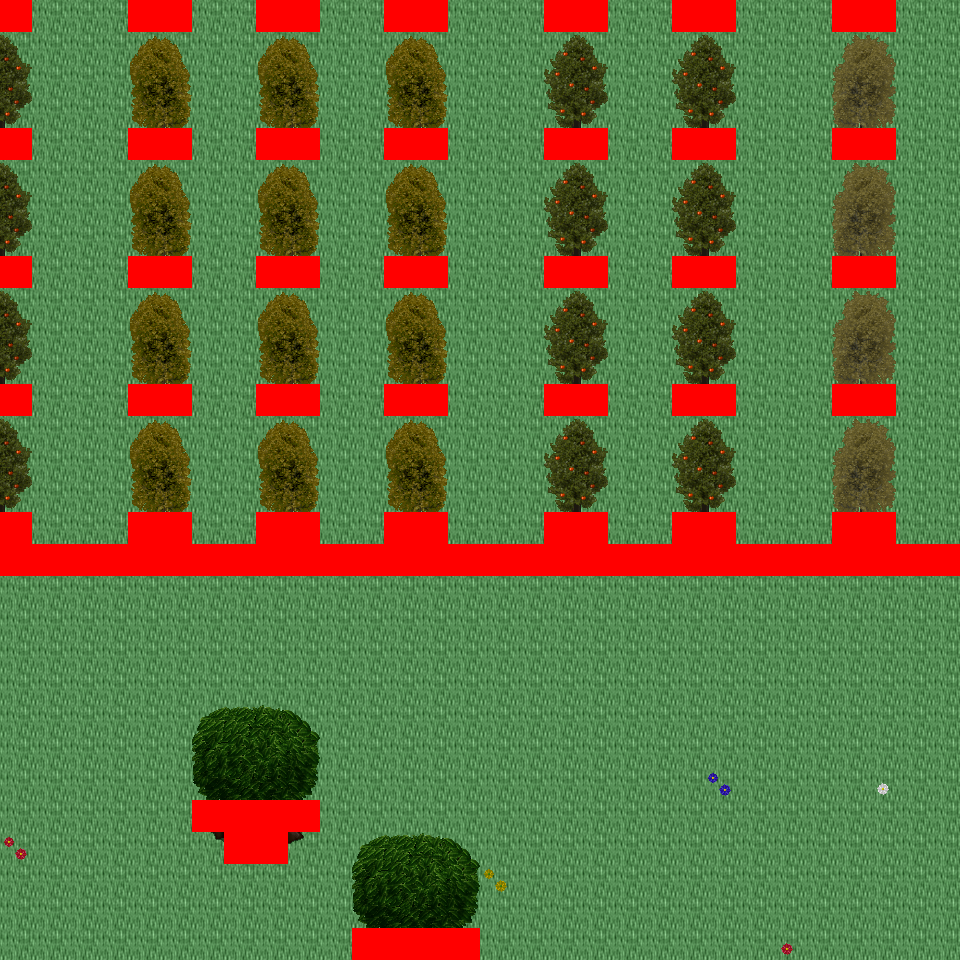

This is a level from a 2D game, rendered from its Tiled map with the project's own tilesets. A one-line summary and the map file follow, with tile-layer data summarised:
An orthogonal 30x30 tile map with 32x32 px tiles, 6 tile layers (Ground, Object, Object2, Above, ...), 46 tilesets and 16 objects (16x mapExit).

<map version="1.0" orientation="orthogonal" renderorder="right-down" width="30" height="30" tilewidth="32" tileheight="32" nextobjectid="17">
  <tileset firstgid="1" name="tileset_logic_collision" tilewidth="32" tileheight="32" tilecount="1" columns="1">
    <image source="../drawable/tileset_logic_collision.png" width="32" height="32" />
  </tileset>
  <tileset firstgid="2" name="tileset_ground_ground" tilewidth="32" tileheight="32" tilecount="33" columns="3">
    <image source="../drawable/tileset_ground_ground.png" width="96" height="352" />
  </tileset>
  <tileset firstgid="35" name="tileset_building_castle" tilewidth="32" tileheight="32" tilecount="320" columns="20">
    <image source="../drawable/tileset_building_castle.png" width="640" height="512" />
  </tileset>
  <tileset firstgid="355" name="tileset_item_weapon_cannon" tilewidth="32" tileheight="32" tilecount="12" columns="3">
    <image source="../drawable/tileset_item_weapon_cannon.png" width="96" height="128" />
  </tileset>
  <tileset firstgid="367" name="tileset_item_pot_barrels_1" tilewidth="32" tileheight="32" tilecount="8" columns="4">
    <image source="../drawable/tileset_item_pot_barrels_1.png" width="128" height="64" />
  </tileset>
  <tileset firstgid="375" name="tileset_plant_tree_tree_darkgreen" tilewidth="32" tileheight="32" tilecount="88" columns="8">
    <image source="../drawable/tileset_plant_tree_tree_darkgreen.png" width="256" height="352" />
  </tileset>
  <tileset firstgid="463" name="tileset_building_decoration_chimney_big" tilewidth="32" tileheight="32" tilecount="2" columns="1">
    <image source="../drawable/tileset_building_decoration_chimney_big.png" width="32" height="64" />
  </tileset>
  <tileset firstgid="465" name="tileset_building_door_door" tilewidth="32" tileheight="32" tilecount="6" columns="3">
    <image source="../drawable/tileset_building_door_door.png" width="96" height="64" />
  </tileset>
  <tileset firstgid="471" name="tileset_building_door_closed" tilewidth="32" tileheight="32" tilecount="1" columns="1">
    <image source="../drawable/tileset_building_door_closed.png" width="32" height="32" />
  </tileset>
  <tileset firstgid="472" name="tileset_building_window_window_centered" tilewidth="32" tileheight="32" tilecount="1" columns="1">
    <image source="../drawable/tileset_building_window_window_centered.png" width="32" height="32" />
  </tileset>
  <tileset firstgid="473" name="tileset_plant_bush_bushes" tilewidth="32" tileheight="32" tilecount="10" columns="5">
    <image source="../drawable/tileset_plant_bush_bushes.png" width="160" height="64" />
  </tileset>
  <tileset firstgid="483" name="tileset_furniture_sink_pale_brown_stone" tilewidth="32" tileheight="32" tilecount="4" columns="2">
    <image source="../drawable/tileset_furniture_sink_pale_brown_stone.png" width="64" height="64" />
  </tileset>
  <tileset firstgid="487" name="tileset_logic_item_sheepfood" tilewidth="32" tileheight="32" tilecount="1" columns="1">
    <image source="../drawable/tileset_logic_item_sheepfood.png" width="32" height="32" />
  </tileset>
  <tileset firstgid="488" name="tileset_logic_creature_sheep" tilewidth="32" tileheight="32" tilecount="1" columns="1">
    <image source="../drawable/tileset_logic_creature_sheep.png" width="32" height="32" />
  </tileset>
  <tileset firstgid="489" name="tileset_ground_grass_edges" tilewidth="32" tileheight="32" tilecount="36" columns="12">
    <image source="../drawable/tileset_ground_grass_edges.png" width="384" height="96" />
  </tileset>
  <tileset firstgid="525" name="tileset_ground_grass_corners" tilewidth="32" tileheight="32" tilecount="24" columns="6">
    <image source="../drawable/tileset_ground_grass_corners.png" width="192" height="128" />
  </tileset>
  <tileset firstgid="549" name="tileset_building_decoration_chimney" tilewidth="32" tileheight="32" tilecount="2" columns="1">
    <image source="../drawable/tileset_building_decoration_chimney.png" width="32" height="64" />
  </tileset>
  <tileset firstgid="551" name="tileset_plant_tree_taller_trees" tilewidth="32" tileheight="32" tilecount="32" columns="8">
    <image source="../drawable/tileset_plant_tree_taller_trees.png" width="256" height="128" />
  </tileset>
  <tileset firstgid="583" name="tileset_plant_vine" tilewidth="32" tileheight="32" tilecount="3" columns="1">
    <image source="../drawable/tileset_plant_vine.png" width="32" height="96" />
  </tileset>
  <tileset firstgid="586" name="tileset_logic_item_fruits" tilewidth="32" tileheight="32" tilecount="16" columns="8">
    <image source="../drawable/tileset_logic_item_fruits.png" width="256" height="64" />
  </tileset>
  <tileset firstgid="602" name="tileset_logic_item_vegetable" tilewidth="32" tileheight="32" tilecount="16" columns="8">
    <image source="../drawable/tileset_logic_item_vegetable.png" width="256" height="64" />
  </tileset>
  <tileset firstgid="618" name="tileset_building_fence_fence_chunky" tilewidth="32" tileheight="32" tilecount="21" columns="3">
    <image source="../drawable/tileset_building_fence_fence_chunky.png" width="96" height="224" />
  </tileset>
  <tileset firstgid="639" name="tileset_furniture_light_lamp_blue" tilewidth="32" tileheight="32" tilecount="3" columns="1">
    <image source="../drawable/tileset_furniture_light_lamp_blue.png" width="32" height="96" />
  </tileset>
  <tileset firstgid="642" name="tileset_light_dim_light_7x5" tilewidth="32" tileheight="32" tilecount="35" columns="7">
    <image source="../drawable/tileset_light_dim_light_7x5.png" width="224" height="160" />
  </tileset>
  <tileset firstgid="677" name="tileset_logic_protection" tilewidth="32" tileheight="32" tilecount="2" columns="2">
    <image source="../drawable/tileset_logic_protection.png" width="64" height="32" />
  </tileset>
  <tileset firstgid="679" name="tileset_logic_item_resources" tilewidth="32" tileheight="32" tilecount="6" columns="6">
    <image source="../drawable/tileset_logic_item_resources.png" width="192" height="32" />
  </tileset>
  <tileset firstgid="685" name="tileset_logic_item_mushroom" tilewidth="32" tileheight="32" tilecount="6" columns="6">
    <image source="../drawable/tileset_logic_item_mushroom.png" width="192" height="32" />
  </tileset>
  <tileset firstgid="691" name="tileset_plant_flower_daisy_blue" tilewidth="32" tileheight="32" tilecount="8" columns="2">
    <image source="../drawable/tileset_plant_flower_daisy_blue.png" width="64" height="128" />
  </tileset>
  <tileset firstgid="699" name="tileset_plant_flower_daisy_red" tilewidth="32" tileheight="32" tilecount="8" columns="2">
    <image source="../drawable/tileset_plant_flower_daisy_red.png" width="64" height="128" />
  </tileset>
  <tileset firstgid="707" name="tileset_plant_flower_daisy_white" tilewidth="32" tileheight="32" tilecount="8" columns="2">
    <image source="../drawable/tileset_plant_flower_daisy_white.png" width="64" height="128" />
  </tileset>
  <tileset firstgid="715" name="tileset_plant_flower_daisy_yellow" tilewidth="32" tileheight="32" tilecount="8" columns="2">
    <image source="../drawable/tileset_plant_flower_daisy_yellow.png" width="64" height="128" />
  </tileset>
  <tileset firstgid="723" name="tileset_logic_creature_animal" tilewidth="32" tileheight="32" tilecount="32" columns="8">
    <image source="../drawable/tileset_logic_creature_animal.png" width="256" height="128" />
  </tileset>
  <tileset firstgid="755" name="tileset_logic_creature_rodent" tilewidth="32" tileheight="32" tilecount="8" columns="8">
    <image source="../drawable/tileset_logic_creature_rodent.png" width="256" height="32" />
  </tileset>
  <tileset firstgid="763" name="tileset_item_hen_nest" tilewidth="32" tileheight="32" tilecount="1" columns="1">
    <image source="../drawable/tileset_item_hen_nest.png" width="32" height="32" />
  </tileset>
  <tileset firstgid="764" name="tileset_logic_item_dairy" tilewidth="32" tileheight="32" tilecount="1" columns="1">
    <image source="../drawable/tileset_logic_item_dairy.png" width="32" height="32" />
  </tileset>
  <tileset firstgid="765" name="tileset_plant_flower_red_blue_clusters" tilewidth="32" tileheight="32" tilecount="4" columns="1">
    <image source="../drawable/tileset_plant_flower_red_blue_clusters.png" width="32" height="128" />
  </tileset>
  <tileset firstgid="769" name="tileset_plant_flower_pointed_yellow" tilewidth="32" tileheight="32" tilecount="2" columns="2">
    <image source="../drawable/tileset_plant_flower_pointed_yellow.png" width="64" height="32" />
  </tileset>
  <tileset firstgid="771" name="tileset_building_decoration_banner" tilewidth="32" tileheight="32" tilecount="12" columns="1">
    <image source="../drawable/tileset_building_decoration_banner.png" width="32" height="384" />
  </tileset>
  <tileset firstgid="783" name="tileset_logic_creature_fowl" tilewidth="32" tileheight="32" tilecount="6" columns="6">
    <image source="../drawable/tileset_logic_creature_fowl.png" width="192" height="32" />
  </tileset>
  <tileset firstgid="789" name="tileset_logic_portal" tilewidth="32" tileheight="32" tilecount="24" columns="8">
    <image source="../drawable/tileset_logic_portal.png" width="256" height="96" />
  </tileset>
  <tileset firstgid="813" name="tileset_building_cottage" tilewidth="32" tileheight="32" tilecount="256" columns="16">
    <image source="../drawable/tileset_building_cottage.png" width="512" height="512" />
  </tileset>
  <tileset firstgid="1069" name="tileset_building_roof_thatched_roof" tilewidth="32" tileheight="32" tilecount="256" columns="16">
    <image source="../drawable/tileset_building_roof_thatched_roof.png" width="512" height="512" />
  </tileset>
  <tileset firstgid="1325" name="tileset_building_door_doors" tilewidth="32" tileheight="32" tilecount="256" columns="16">
    <image source="../drawable/tileset_building_door_doors.png" width="512" height="512" />
  </tileset>
  <tileset firstgid="1581" name="tileset_building_window_windows" tilewidth="32" tileheight="32" tilecount="256" columns="16">
    <image source="../drawable/tileset_building_window_windows.png" width="512" height="512" />
  </tileset>
  <tileset firstgid="1837" name="tileset_ground_ground_3" tilewidth="32" tileheight="32" tilecount="5" columns="5">
    <image source="../drawable/tileset_ground_ground_3.png" width="160" height="32" />
  </tileset>
  <tileset firstgid="1842" name="tileset_plant_bush_leafy" tilewidth="32" tileheight="32" tilecount="48" columns="8">
    <image source="../drawable/tileset_plant_bush_leafy.png" width="256" height="192" />
  </tileset>
  <layer name="Ground" width="30" height="30">
    <data>[900 cells, 900 non-empty, 1 distinct tile ids]</data>
  </layer>
  <layer name="Object" width="30" height="30">
    <data>[900 cells, 112 non-empty, 20 distinct tile ids]</data>
  </layer>
  <layer name="Object2" width="30" height="30">
    <data>[900 cells, 0 non-empty, 0 distinct tile ids]</data>
  </layer>
  <layer name="Above" width="30" height="30">
    <data>[900 cells, 180 non-empty, 30 distinct tile ids]</data>
  </layer>
  <layer name="Above2" width="30" height="30">
    <data>[900 cells, 0 non-empty, 0 distinct tile ids]</data>
  </layer>
  <layer name="Walkable" width="30" height="30">
    <data>[900 cells, 105 non-empty, 1 distinct tile ids]</data>
  </layer>
  <objectgroup name="MapEvents">
    <object id="1" name="north" type="mapExit" x="32" y="0" width="96" height="32">
      <properties>
        <property name="map" value="level_0_x3_y44" />
        <property name="x" value="1" />
        <property name="y" value="28" />
      </properties>
    </object>
    <object id="2" name="north2" type="mapExit" x="192" y="0" width="64" height="32">
      <properties>
        <property name="map" value="level_0_x3_y44" />
        <property name="x" value="6" />
        <property name="y" value="28" />
      </properties>
    </object>
    <object id="3" name="north3" type="mapExit" x="320" y="0" width="64" height="32">
      <properties>
        <property name="map" value="level_0_x3_y44" />
        <property name="x" value="10" />
        <property name="y" value="28" />
      </properties>
    </object>
    <object id="4" name="north4" type="mapExit" x="448" y="0" width="96" height="32">
      <properties>
        <property name="map" value="level_0_x3_y44" />
        <property name="x" value="14" />
        <property name="y" value="28" />
      </properties>
    </object>
    <object id="5" name="north5" type="mapExit" x="608" y="0" width="64" height="32">
      <properties>
        <property name="map" value="level_0_x3_y44" />
        <property name="x" value="19" />
        <property name="y" value="28" />
      </properties>
    </object>
    <object id="6" name="north6" type="mapExit" x="736" y="0" width="96" height="32">
      <properties>
        <property name="map" value="level_0_x3_y44" />
        <property name="x" value="23" />
        <property name="y" value="28" />
      </properties>
    </object>
    <object id="7" name="north7" type="mapExit" x="896" y="0" width="64" height="32">
      <properties>
        <property name="map" value="level_0_x3_y44" />
        <property name="x" value="28" />
        <property name="y" value="28" />
      </properties>
    </object>
    <object id="8" name="south" type="mapExit" x="0" y="928" width="352" height="32">
      <properties>
        <property name="map" value="level_0_x3_y46" />
        <property name="x" value="0" />
        <property name="y" value="1" />
      </properties>
    </object>
    <object id="9" name="south2" type="mapExit" x="480" y="928" width="480" height="32">
      <properties>
        <property name="map" value="level_0_x3_y46" />
        <property name="x" value="15" />
        <property name="y" value="1" />
      </properties>
    </object>
    <object id="10" name="west" type="mapExit" x="0" y="32" width="32" height="96">
      <properties>
        <property name="map" value="level_0_x2_y45" />
        <property name="x" value="28" />
        <property name="y" value="1" />
      </properties>
    </object>
    <object id="11" name="west2" type="mapExit" x="0" y="160" width="32" height="96">
      <properties>
        <property name="map" value="level_0_x2_y45" />
        <property name="x" value="28" />
        <property name="y" value="5" />
      </properties>
    </object>
    <object id="12" name="west3" type="mapExit" x="0" y="288" width="32" height="96">
      <properties>
        <property name="map" value="level_0_x2_y45" />
        <property name="x" value="28" />
        <property name="y" value="9" />
      </properties>
    </object>
    <object id="13" name="west4" type="mapExit" x="0" y="416" width="32" height="96">
      <properties>
        <property name="map" value="level_0_x2_y45" />
        <property name="x" value="28" />
        <property name="y" value="13" />
      </properties>
    </object>
    <object id="14" name="west5" type="mapExit" x="0" y="576" width="32" height="384">
      <properties>
        <property name="map" value="level_0_x2_y45" />
        <property name="x" value="28" />
        <property name="y" value="18" />
      </properties>
    </object>
    <object id="15" name="east" type="mapExit" x="928" y="0" width="32" height="544">
      <properties>
        <property name="map" value="level_0_x4_y45" />
        <property name="x" value="1" />
        <property name="y" value="0" />
      </properties>
    </object>
    <object id="16" name="east2" type="mapExit" x="928" y="576" width="32" height="384">
      <properties>
        <property name="map" value="level_0_x4_y45" />
        <property name="x" value="1" />
        <property name="y" value="18" />
      </properties>
    </object>
  </objectgroup>
</map>
